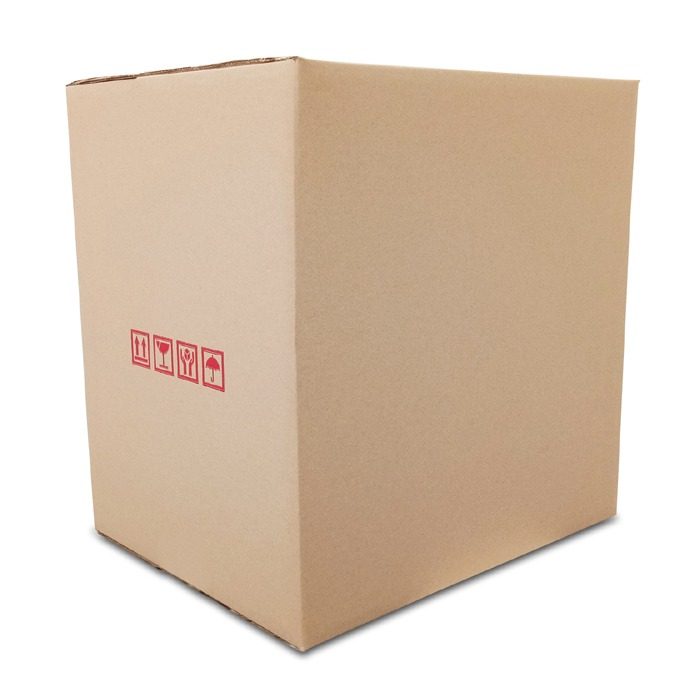
#> input picture Box-Images/box.jpg, 700 x 680 px, given in place of the camera
$ python main.py
#> lines starting #> are read from the running program, lines starting #| are printed output that depends on the picture
import cv2

cap = cv2.VideoCapture(0)
bg_subtractor = cv2.createBackgroundSubtractorMOG2()
line_y = 200
ob_count = 0

min_box_size = 500

def check_box_size(gray, x, y):
    width = 0
    max_width = gray.shape[1] - x
    while width < max_width and gray[y, x + width] < 127:
        width += 1
    height = 0
    max_height = gray.shape[0] - y
    while height < max_height and gray[y + height, x] < 127:
        height += 1

    box_area = width * height
    return box_area >= min_box_size

while True:
    ret, frame = cap.read()
#> frame is the input picture: shape (680, 700, 3); mean B, G, R 188.5, 204.7, 221.5

    fgmask = bg_subtractor.apply(frame)
#> fgmask: shape (680, 700); every value is 127

    thresh = cv2.threshold(fgmask, 254, 255, cv2.THRESH_BINARY)[1]
#> thresh: shape (680, 700); every value is 0

    contours, _ = cv2.findContours(thresh, cv2.RETR_EXTERNAL, cv2.CHAIN_APPROX_SIMPLE)
#> contours = []

    filtered_contours = []
    for cnt in contours:
        x, y, w, h = cv2.boundingRect(cnt)
        aspect_ratio = float(w) / h
        extent = cv2.contourArea(cnt) / (w * h)

        if 0.8 < aspect_ratio < 1.2 and extent > 0.7:
            filtered_contours.append(cnt)
#> this loop made 0 passes
#> after the loop, filtered_contours = []

    for cnt in filtered_contours:
        x, y, w, h = cv2.boundingRect(cnt)
        box_area = w * h
        if box_area >= min_box_size:
            if y < line_y < y + h:
                ob_count += 1

                cv2.rectangle(frame, (x, y), (x+w, y+h), (0, 255, 0), 2)
#> after the loop, ob_count = 0

    cv2.line(frame, (0, line_y), (frame.shape[1], line_y), (255, 0, 0), 2)
    cv2.putText(frame, f"Count: {ob_count}", (10, 50), cv2.FONT_HERSHEY_SIMPLEX, 1, (0, 255, 0), 2)
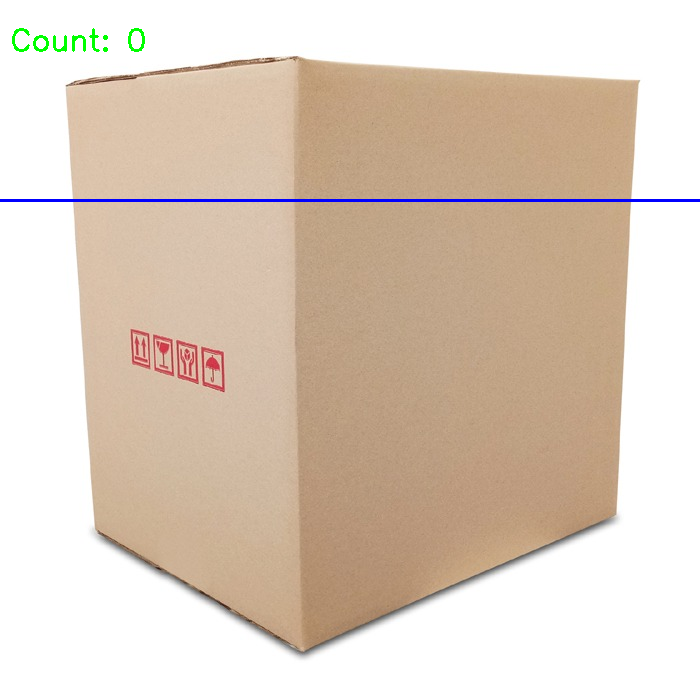
#> frame: shape (680, 700, 3); mean B, G, R 188.4, 203.9, 220.2
    cv2.imshow('inventoryCounter', frame)
    if cv2.waitKey(1) == ord('q'):
#> (key q is pressed here)
        break

cap.release()
cv2.destroyAllWindows()
